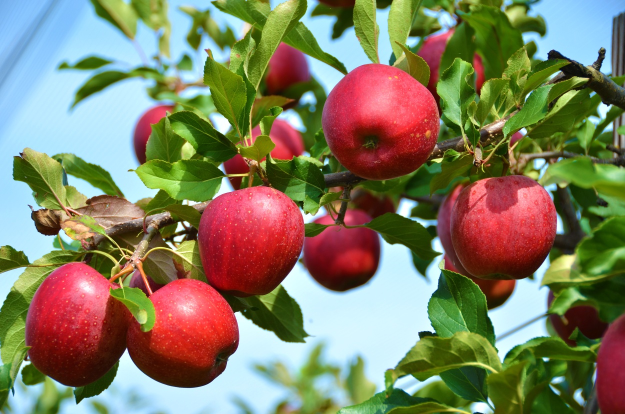
#> input picture apples.jpg, 1250 x 828 px (shown at 1/2 size)
$ python 4-1laplacianfilter.py
#> lines starting #> are read from the running program, lines starting #| are printed output that depends on the picture
import cv2 as cv
import numpy as np

src = cv.imread('apples.jpg', cv.IMREAD_GRAYSCALE)
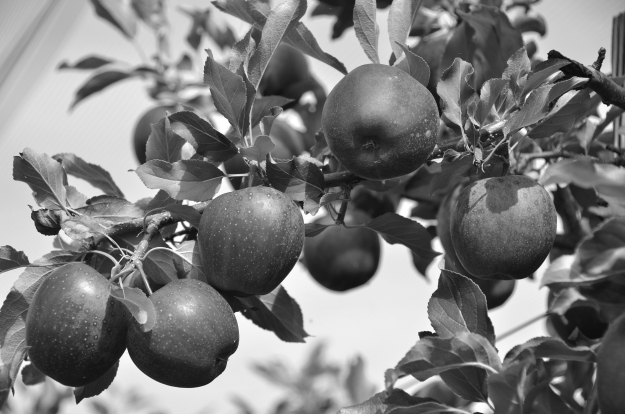
#> src: shape (828, 1250) (shown at 1/2 size); min 7, max 255, mean 123.8
rows, cols = src.shape[0:2]
#> rows = 828; cols = 1250

src = cv.resize(src, (int(cols*0.5), int(rows*0.5)), interpolation=cv.INTER_CUBIC)
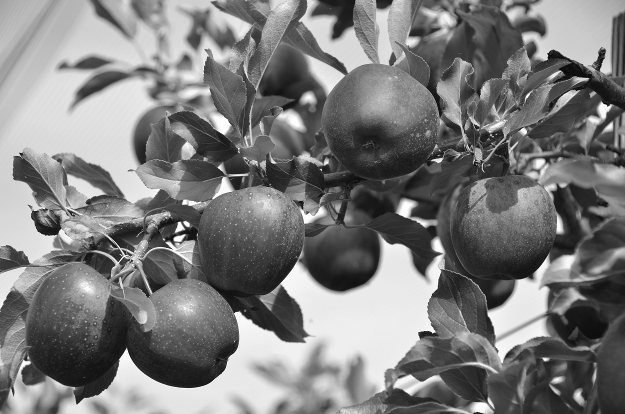
#> src: shape (414, 625); min 7, max 255, mean 123.8

# 라플라시안 필터 적용 ---①
edge = cv.Laplacian(src, -1)
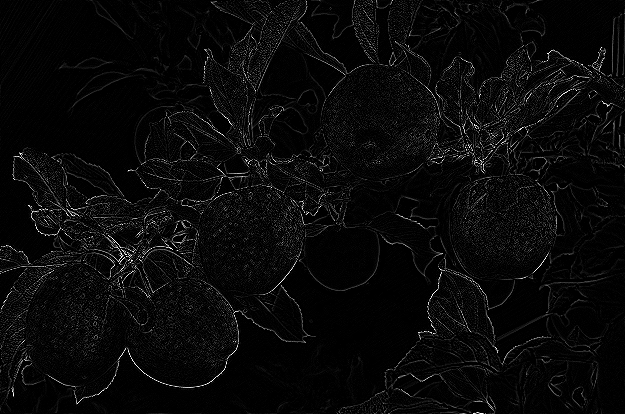
#> edge: shape (414, 625); min 0, max 255, mean 9.5

# 결과 출력
merged = np.hstack((src, edge))
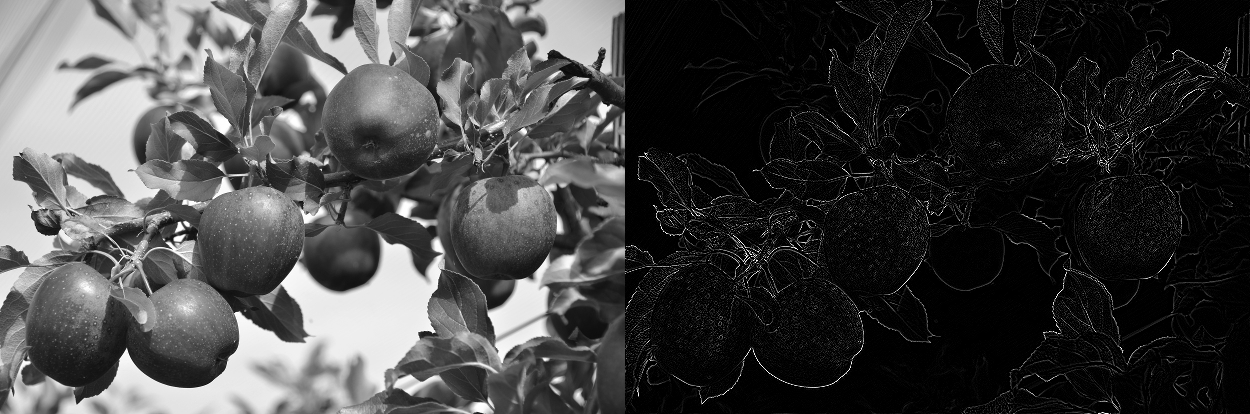
#> merged: shape (414, 1250); min 0, max 255, mean 66.7
cv.imshow('Laplacian', merged)
cv.waitKey(0)
cv.destroyAllWindows()
